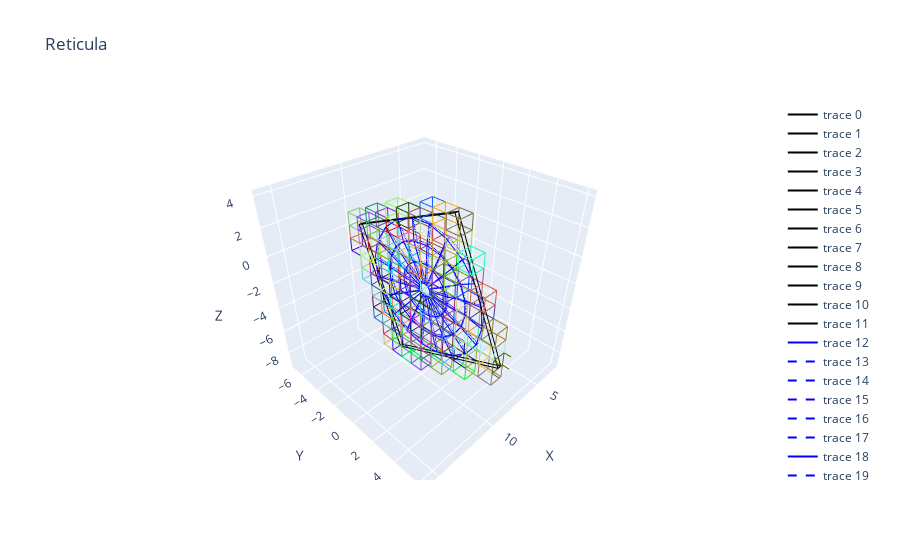

Here is the notebook cell this chart was saved with:
### Code cell
fig = go.Figure()
f.build_box(fig)
plot_hexaedro(fig, hexaedros, isdegenerate)
plot_space(fig, tmpcubos, points_dict)
update_plot(fig, 'Reticula')
fig.show()
